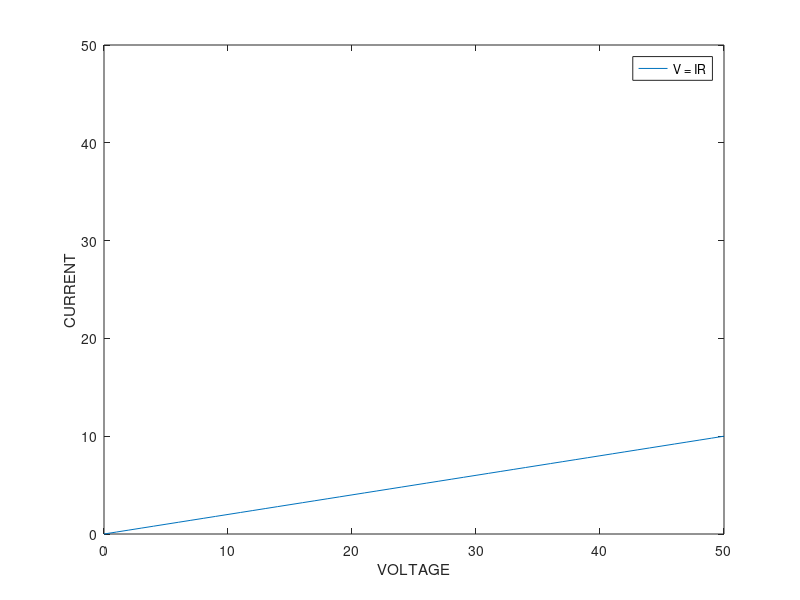

Here is the MATLAB script that generated this plot:
r = input('ENTER RESISTANCE IN OHM : ');
x = 0:50;
y = x/r;
plot(x,y);
xlabel('VOLTAGE');
ylabel('CURRENT');
xlim([0 50]);
ylim([0 50]);
legend('V = IR');
